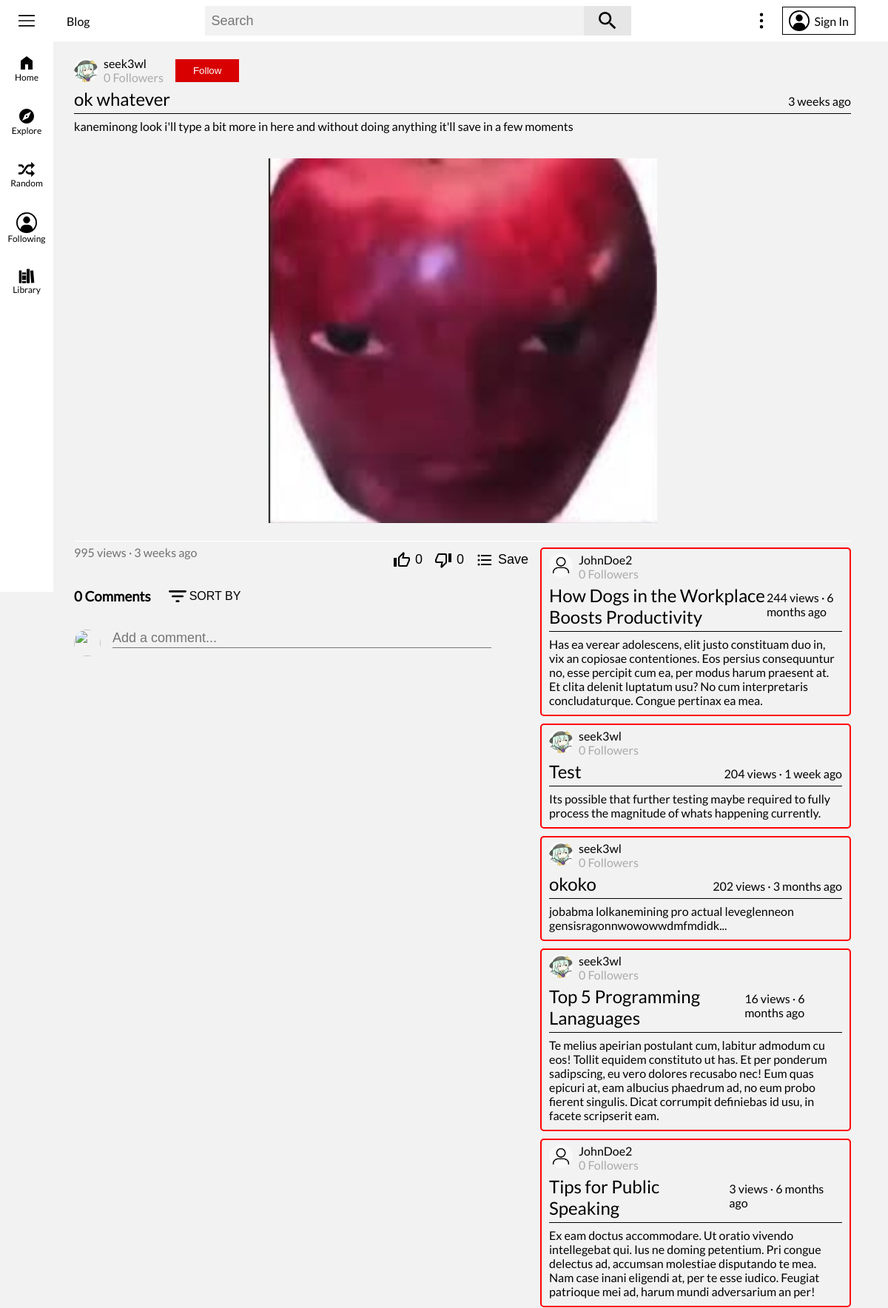
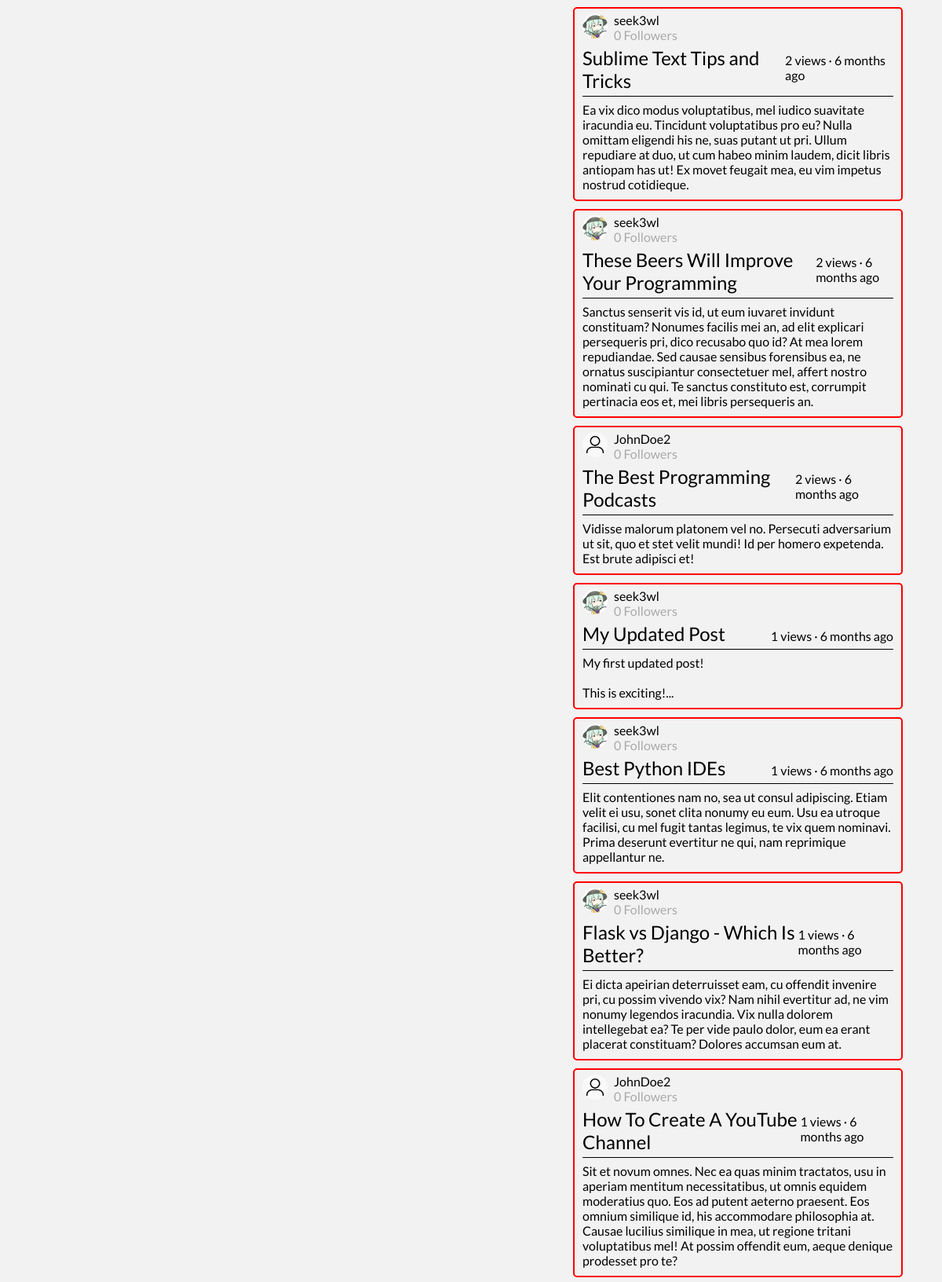
Screenshot of /post/26 (upper part) with the database file from the repository (2 pictures, top to bottom).
### flaskblog/models.py (models this page shows, shortened)
class User(db.Model, UserMixin):
	id = db.Column(db.Integer, primary_key=True)
	username = db.Column(db.String(16), unique=True, nullable=False)
	email = db.Column(db.String(120), unique=True, nullable=False)
	image_file = db.Column(db.String(20), nullable=False, default='default.png')
	banner_image = db.Column(db.String(20), nullable=False, default='default_banner.jpg')
	description = db.Column(db.String(120), nullable=True)
	password = db.Column(db.String(60), nullable=False)
	security_question = db.Column(db.String(120), nullable=True)
	security_question_answer = db.Column(db.String(120), nullable=True)
	date_joined = db.Column(db.DateTime, default=datetime.utcnow, nullable=False)
	following = db.relationship('User', secondary=user_user_follow,
								primaryjoin=id == user_user_follow.c.follower_user_id,
								secondaryjoin=id == user_user_follow.c.following_user_id,
								backref='followers')
	media_uploads = db.relationship('Media', backref='uploader', lazy=True)
	posts_cached = db.relationship('PostCache', backref='cache_author', lazy=True)
	posts = db.relationship('Post', backref='author', lazy=True)
	posts_viewed = db.relationship('Post', secondary=user_post_view, backref='viewers')
	posts_liked = db.relationship('Post', secondary=user_post_like, backref='post_likers')
	posts_disliked = db.relationship('Post', secondary=user_post_dislike, backref='post_dislikers')
	featured_post_id = db.Column(db.Integer, nullable=True)
	comments = db.relationship('Comment', backref='author', lazy=True)
	comments_liked = db.relationship('Comment', secondary=user_comment_like, backref='comment_likers')
	comments_disliked = db.relationship('Comment', secondary=user_comment_dislike, backref='comment_dislikers')
	collections = db.relationship('Collection', backref='author', lazy=True)

class Post(db.Model):
	id = db.Column(db.Integer, primary_key=True)
	user_id = db.Column(db.Integer, db.ForeignKey('user.id'), nullable=False)
	title = db.Column(db.String(120), nullable=False)
	description = db.Column(db.Text, nullable=True)
	date_posted = db.Column(db.DateTime, nullable=False, default=datetime.utcnow)
	content = db.Column(db.Text, nullable=False)
	views = db.Column(db.Integer, nullable=False, default=0)
	likes = db.Column(db.Integer, nullable=False, default=0)
	comments = db.relationship('Comment', backref='parent', lazy=True)
	tags = db.relationship('Tag', secondary=post_tag_cat, backref='posts_tagged')
	def date_posted_ago(self):
		date_posted = getattr(self, 'date_posted')
		return get_duration(date_posted)
	def collections_apart_of(self):
		collections_apart_of_list = []
		if current_user.is_authenticated:
			for collection in current_user.collections:
				if self in collection.posts:
					collections_apart_of_list.append(collection.id)
		return collections_apart_of_list

### flaskblog/posts/routes.py (the view, shortened to what this page needs)
@posts.route("/post/<int:post_id>", methods=["GET", "POST"])
def post(post_id):
	post = Post.query.get_or_404(post_id)
	if request.method == "GET":
		comments = Comment.query.filter_by(post_id=post_id).order_by(Comment.date_posted.desc())
		post_comment_form = CommentForm()
		comment_comment_form = CommentForm()
		post_liked_status = 'undefined'
		post_splinted = re.split('{{|}}', post.content)
		for i, splint in enumerate(post_splinted):
			if splint == '':
				post_splinted.pop(i)
		post.views += 1
		db.session.commit()
		recommended_posts = Post.query.filter(Post.id != post_id).order_by(Post.views.desc()).limit(50).all()
		limit_content = {}
		for recommended_post in recommended_posts:
			splinted = re.split('{{|}}', recommended_post.content)
			for i, splint in enumerate(splinted):
				if splint == '':
					splinted.pop(i)
				elif '*/#|>' in splint:
					splinted.pop(i)
			if len(splinted[0].split()) > 17:
				limit_content[recommended_post.id] = splinted[0].split('\n')[0]
			else:
				limit_content[recommended_post.id] = splinted[0] + '...'
		list_arg = request.args.get("list")
		collection = None
		return render_template("post.html", title=post.title, post=post, post_splinted=post_splinted, comments=comments,
							   post_comment_form=post_comment_form, comment_comment_form=comment_comment_form,
							   post_liked_status=post_liked_status, recommended_posts=recommended_posts,
							   list_arg=list_arg, collection=collection, limit_content=limit_content)

### flaskblog/templates/post.html (shortened to what this page needs)
{% extends "base.html" %}
{% block body %}
	<div id="main-body">
		<article id="post-container" data-id="{{ post.id }}">
			<div id="post-header">
				<div class="post-header">
					<a href="{{ url_for('users.user_page', username=post.author.username) }}">
						<img class="post-user-img" height="32px" width="32px" draggable="false" src="{{ url_for('static', filename='images/profile_pics/' + post.author.image_file) }}">
					</a>
					<div class="post-header-info">
						<a href="{{ url_for('users.user_page', username=post.author.username) }}">
							{{ post.author.username }}
						</a>
						<span id="post-followers-count">{{ post.author.followers|length }} Followers</span>
					</div>
					{% if current_user.is_authenticated %}
						{% if current_user != post.author %}
							{% if is_following(post.author) %}
								<button id="follow-button" class="following-button">Following</button>
							{% else %}
								<button id="follow-button" class="follow-button">Follow</button>
							{% endif %}
						{% endif %}
					{% else %}
						<a href="{{ url_for('users.signin', next=url_for('posts.post', post_id=post.id)) }}">
							<button class="follow-button">Follow</button>
						</a>
					{% endif %}
				</div>
			</div>
			<div class="post-title">
				<span>{{ post.title }}</span>
				{{ post.date_posted_ago() }}
			</div>
			{% for text in post_splinted %}
				{% if is_media(text) == 'Yes' %}
					<img class="inserted-media" style="width: {{ get_media_size(text) }}%;" src="{{ url_for('static', filename=rm_suffix(text)) }}">
				{% else %}
					{% if is_media(text) == 'Empty' %}
						<p></p>
					{% else %}
						<p class="post-content">{{ text }}</p>
					{% endif %}
				{% endif %}
			{% endfor %}
		</article>
		<div id="columns">
			<div id="post-column">
				<div id="post-info-container">
					<span id="post-views">{{ post.views }} views · {{ post.date_posted_ago() }}</span>
					<div id="post-actions-container">
						{% if current_user.is_authenticated %}
							{% if post_liked_status == 'liked' %}
								<button id="post-like">
									<svg xmlns="http://www.w3.org/2000/svg" width="24px" height="24px" preserveAspectRatio="xMidYMid meet" viewBox="0 0 24 24">
										<path fill="currentColor" d="M23 10a2 2 0 0 0-2-2h-6.32l.96-4.57c.02-.1.03-.21.03-.32c0-.41-.17-.79-.44-1.06L14.17 1L7.59 7.58C7.22 7.95 7 8.45 7 9v10a2 2 0 0 0 2 2h9c.83 0 1.54-.5 1.84-1.22l3.02-7.05c.09-.23.14-.47.14-.73v-2M1 21h4V9H1v12Z"/>
									</svg>
									<span>{{ post.post_likers|length }}</span>
								</button>
								<button id="post-dislike">
									<svg xmlns="http://www.w3.org/2000/svg" width="24px" height="24px" preserveAspectRatio="xMidYMid meet" viewBox="0 0 24 24">
										<path fill="currentColor" d="M19 15V3h4v12h-4M15 3a2 2 0 0 1 2 2v10c0 .55-.22 1.05-.59 1.41L9.83 23l-1.06-1.06c-.27-.27-.44-.64-.44-1.06l.03-.31l.95-4.57H3a2 2 0 0 1-2-2v-2c0-.26.05-.5.14-.73l3.02-7.05C4.46 3.5 5.17 3 6 3h9m0 2H5.97L3 12v2h8.78l-1.13 5.32L15 14.97V5Z"/>
									</svg>
									<span>{{ post.post_dislikers|length }}</span>
								</button>
							{% elif post_liked_status == 'disliked' %}
								<button id="post-like">
									<svg xmlns="http://www.w3.org/2000/svg" width="24px" height="24px" preserveAspectRatio="xMidYMid meet" viewBox="0 0 24 24">
										<path fill="currentColor" d="M5 9v12H1V9h4m4 12a2 2 0 0 1-2-2V9c0-.55.22-1.05.59-1.41L14.17 1l1.06 1.06c.27.27.44.64.44 1.05l-.03.32L14.69 8H21a2 2 0 0 1 2 2v2c0 .26-.05.5-.14.73l-3.02 7.05C19.54 20.5 18.83 21 18 21H9m0-2h9.03L21 12v-2h-8.79l1.13-5.32L9 9.03V19Z"/>
									</svg>
									<span>{{ post.post_likers|length }}</span>
								</button>
								<button id="post-dislike">
									<svg xmlns="http://www.w3.org/2000/svg" width="24px" height="24px" preserveAspectRatio="xMidYMid meet" viewBox="0 0 24 24">
										<path fill="currentColor" d="M19 15h4V3h-4m-4 0H6c-.83 0-1.54.5-1.84 1.22l-3.02 7.05c-.09.23-.14.47-.14.73v2a2 2 0 0 0 2 2h6.31l-.95 4.57c-.02.1-.03.2-.03.31c0 .42.17.79.44 1.06L9.83 23l6.58-6.59c.37-.36.59-.86.59-1.41V5a2 2 0 0 0-2-2Z"/>
									</svg>
									<span>{{ post.post_dislikers|length }}</span>
								</button>
							{% else %}
								<button id="post-like">
									<svg xmlns="http://www.w3.org/2000/svg" width="24px" height="24px" preserveAspectRatio="xMidYMid meet" viewBox="0 0 24 24">
										<path fill="currentColor" d="M5 9v12H1V9h4m4 12a2 2 0 0 1-2-2V9c0-.55.22-1.05.59-1.41L14.17 1l1.06 1.06c.27.27.44.64.44 1.05l-.03.32L14.69 8H21a2 2 0 0 1 2 2v2c0 .26-.05.5-.14.73l-3.02 7.05C19.54 20.5 18.83 21 18 21H9m0-2h9.03L21 12v-2h-8.79l1.13-5.32L9 9.03V19Z"/>
									</svg>
									<span>{{ post.post_likers|length }}</span>
								</button>
								<button id="post-dislike">
									<svg xmlns="http://www.w3.org/2000/svg" width="24px" height="24px" preserveAspectRatio="xMidYMid meet" viewBox="0 0 24 24">
										<path fill="currentColor" d="M19 15V3h4v12h-4M15 3a2 2 0 0 1 2 2v10c0 .55-.22 1.05-.59 1.41L9.83 23l-1.06-1.06c-.27-.27-.44-.64-.44-1.06l.03-.31l.95-4.57H3a2 2 0 0 1-2-2v-2c0-.26.05-.5.14-.73l3.02-7.05C4.46 3.5 5.17 3 6 3h9m0 2H5.97L3 12v2h8.78l-1.13 5.32L15 14.97V5Z"/>
									</svg>
									<span>{{ post.post_dislikers|length }}</span>
								</button>
							{% endif %}
							<button id="post-save-opener">
								<svg xmlns="http://www.w3.org/2000/svg" width="24px" height="24px" preserveAspectRatio="xMidYMid meet" viewBox="0 0 24 24">
									<path fill="currentColor" d="M7 5h14v2H7V5m0 8v-2h14v2H7M4 4.5A1.5 1.5 0 0 1 5.5 6A1.5 1.5 0 0 1 4 7.5A1.5 1.5 0 0 1 2.5 6A1.5 1.5 0 0 1 4 4.5m0 6A1.5 1.5 0 0 1 5.5 12A1.5 1.5 0 0 1 4 13.5A1.5 1.5 0 0 1 2.5 12A1.5 1.5 0 0 1 4 10.5M7 19v-2h14v2H7m-3-2.5A1.5 1.5 0 0 1 5.5 18A1.5 1.5 0 0 1 4 19.5A1.5 1.5 0 0 1 2.5 18A1.5 1.5 0 0 1 4 16.5Z"/>
								</svg>
								<span>Save</span>
							</button>
						{% else %}
							<button onclick="redirect(`{{ url_for('users.signin', next=url_for('posts.post', post_id=post.id)) }}`)">
								<span>{{ post.post_likers|length }}</span>
							</button>
							<button onclick="redirect(`{{ url_for('users.signin', next=url_for('posts.post', post_id=post.id)) }}`)">
								<span>{{ post.post_dislikers|length }}</span>
							</button>
							<button onclick="redirect(`{{ url_for('users.signin', next=url_for('posts.post', post_id=post.id)) }}`)">
								<span>Save</span>
							</button>
						{% endif %}
					</div>
				</div>
				<div id="comment-section-container">
					<div id="comment-section-header">
						<h3>{{ comments.count() }} Comments</h3>
						<div id="sort-comments-container">
							<button id="sort-comments-button">
								<span>SORT BY</span>
							</button>
						</div>
					</div>
					<div id="comment-section">
						<div id="comment-create">
							<img class="comment-account-img" height="36px" width="36px" draggable="false" src="{{ image_file }}">
							<form id="comment-create-form" method="POST" action="{{ url_for('posts.post', post_id=post.id, action='comment') }}">
								{% if current_user.is_authenticated %}
									{{ post_comment_form.content(class="comment-input", placeholder="Add a comment...") }}
									<div id="comment-create-options" style="display: none;">
										<button id="comment-create-cancel-button" type="button">Cancel</button>
										<button id="comment-create-comment-button" type="submit">Comment</button>
									</div>
								{% else %}
									<input class="comment-input" onclick="redirect(`{{ url_for('users.signin', next=url_for('posts.post', post_id=post.id)) }}`)" placeholder="Add a comment...">
								{% endif %}
							</form>
						</div>
					</div>
				</div>
			</div>
			<div id="recommended-posts">
				{% for post in recommended_posts %}
					{{ macros.minimized_post(current_user, post, limit_content) }}
				{% endfor %}
			</div>
		</div>
	</div>
{% endblock %}

### flaskblog/templates/base.html (shortened to what this page needs)
<!DOCTYPE html>
<html lang="en">
<head>
	<link rel="stylesheet" type="text/css" href="{{ url_for('static', filename='main.css') }}">
	{% import "/macros/macros.html" as macros without context %}
</head>
<body>
	<header>
		<nav class="top-nav">
			<div class="nav-left">
				<div class="side-menu-container">
					<button id="side-menu-button">
						<svg xmlns="http://www.w3.org/2000/svg" width="36px" height="36px" preserveAspectRatio="xMidYMid meet" viewBox="0 0 21 21"><path fill="none" stroke="currentColor" stroke-linecap="round" stroke-linejoin="round" d="M4.5 6.5h12m-12.002 4h11.997M4.5 14.5h11.995"/></svg>
					</button>
				</div>
				<a href="{{ url_for('main.home') }}" title="Blog">Blog</a>
			</div>
			<form id="search-container" method="POST" action="{{ url_for('main.search') }}">
				{{ search_form.search_field(id="search-input", value=searched, placeholder="Search") }}
				<button id="search-button" type="submit">
				</button>
			</form>
			<div class="nav-right">
				{% if current_user.is_authenticated %}
					{% if has_post_cache %}
						<a href="{{ url_for('posts.post_caches') }}" title="Create Post">Create Post</a>
					{% else %}
						<a href="{{ url_for('posts.new_post') }}" title="Create Post">Create Post</a>
					{% endif %}
					<div class="dropdown-container">
						<button id="profile-img">
							<img height="32px" width="32px" draggable="false" src="{{ image_file }}"/>
						</button>
						<div id="profile-menu" class="dropdown-menu" style="display: none;">
							<label class="switch" for="theme-switch" title="Theme">
								<input id="theme-switch" type="checkbox">
								<div class="slider round"></div>
							</label>
							<a href="{{ url_for('users.user_page', username=current_user.username) }}" title="Account">Account</a>
							<a href="{{ url_for('settings.account') }}" title="Settings">Settings</a>
							<a href="{{ url_for('users.logout') }}">Logout</a>
						</div>
					</div>
				{% else %}
					<div class="dropdown-container-center">
						<button id="kebab-img">
						</button>
					</div>
					<a class="sign-in-button" href="{{ url_for('users.signin') }}" title="Sign In">
						Sign In
					</a>
				{% endif %}
			</div>
		</nav>
		<nav class="left-nav">
			<a href="{{ url_for('main.home') }}" title="Home">
				<svg xmlns="http://www.w3.org/2000/svg" width="24px" height="24px" preserveAspectRatio="xMidYMid meet" viewBox="0 0 24 24">
					<path fill="currentColor" d="M4 21V9l8-6l8 6v12h-6v-7h-4v7Z"/>
				</svg>
				Home
			</a>
			<a href="{{ url_for('main.explore') }}" title="Explore">
				Explore
			</a>
			<a href="{{ url_for('main.random') }}" title="Random">
				Random
			</a>
			<a href="{{ url_for('main.following') }}" title="Following">
				Following
			</a>
			<a href="{{ url_for('main.library') }}" title="Library">
				Library
			</a>
		</nav>
	</header>
	<main role="main">
		{% block body %}
		{% endblock %}
	</main>
</body>
</html>

### flaskblog/templates/macros/macros.html (shortened to what this page needs)
{% macro minimized_post(current_user, post, limit_content) %}
	<article class="post-container" data-id="{{ post.id }}" data-collections="{{ post.collections_apart_of() }}">
		<div class="post-header">
			<div class="post-author">
				<a href="{{ url_for('users.user_page', username=post.author.username) }}">
					<img class="post-user-img" height="32" width="32" draggable="false" src="{{ url_for('static', filename='images/profile_pics/' + post.author.image_file) }}">
				</a>
				<div class="post-header-info">
					<a href="{{ url_for('users.user_page', username=post.author.username) }}">
						{{ post.author.username }}
					</a>
					<span>{{ post.author.followers|length }} Followers</span>
				</div>
			</div>
		</div>
		<div class="post-title">
			<a href="{{ url_for('posts.post', post_id=post.id) }}">{{ post.title }}</a>
			{{ post.views }} views · {{ post.date_posted_ago() }}
		</div>
		<p class="post-content">{{ limit_content[post.id] }}</p>
	</article>
{% endmacro %}

### rows the page displays
User: image_file (picture), author.username "seek3wl"
Post: title "ok whatever", date_posted_ago "3 weeks ago", views "995"
Post: image_file (placeholder picture), author.username "JohnDoe2", author.followers|length "0", title "How Dogs in the Workplace Boosts Productivity", views "244", date_posted_ago "6 months ago", limit_content "Has ea verear adolescens, elit justo constituam duo in, vix an copiosae contentiones. Eos persius consequuntur no, esse percipit cum ea, per modus harum praesent at. Et clita delenit luptatum usu? No cum interpretaris concludaturque. Congue pertinax ea mea."
Post: image_file (picture), author.username "seek3wl", author.followers|length "0", title "Test", views "204", date_posted_ago "1 week ago", limit_content "Its possible that further testing maybe required to fully process the magnitude of whats happening currently."
Post: image_file (picture), author.username "seek3wl", author.followers|length "0", title "okoko", views "202", date_posted_ago "3 months ago", limit_content "jobabma lolkanemining pro actual leveglenneon gensisragonnwowowwdmfmdidk..."
Post: image_file (picture), author.username "seek3wl", author.followers|length "0", title "Top 5 Programming Lanaguages", views "16", date_posted_ago "6 months ago", limit_content "Te melius apeirian postulant cum, labitur admodum cu eos! Tollit equidem constituto ut has. Et per ponderum sadipscing, eu vero dolores recusabo nec! Eum quas epicuri at, eam albucius phaedrum ad, no eum probo fierent singulis. Dicat corrumpit definiebas id usu, in facete scripserit eam."
Post: image_file (placeholder picture), author.username "JohnDoe2", author.followers|length "0", title "Tips for Public Speaking", views "3", date_posted_ago "6 months ago", limit_content "Ex eam doctus accommodare. Ut oratio vivendo intellegebat qui. Ius ne doming petentium. Pri congue delectus ad, accumsan molestiae disputando te mea. Nam case inani eligendi at, per te esse iudico. Feugiat patrioque mei ad, harum mundi adversarium an per!"
Post: image_file (picture), author.username "seek3wl", author.followers|length "0", title "Sublime Text Tips and Tricks", views "2", date_posted_ago "6 months ago", limit_content "Ea vix dico modus voluptatibus, mel iudico suavitate iracundia eu. Tincidunt voluptatibus pro eu? Nulla omittam eligendi his ne, suas putant ut pri. Ullum repudiare at duo, ut cum habeo minim laudem, dicit libris antiopam has ut! Ex movet feugait mea, eu vim impetus nostrud cotidieque."
Post: image_file (picture), author.username "seek3wl", author.followers|length "0", title "These Beers Will Improve Your Programming", views "2", date_posted_ago "6 months ago", limit_content "Sanctus senserit vis id, ut eum iuvaret invidunt constituam? Nonumes facilis mei an, ad elit explicari persequeris pri, dico recusabo quo id? At mea lorem repudiandae. Sed causae sensibus forensibus ea, ne ornatus suscipiantur consectetuer mel, affert nostro nominati cu qui. Te sanctus constituto est, corrumpit pertinacia eos et, mei libris persequeris an."
Post: image_file (placeholder picture), author.username "JohnDoe2", author.followers|length "0", title "The Best Programming Podcasts", views "2", date_posted_ago "6 months ago", limit_content "Vidisse malorum platonem vel no. Persecuti adversarium ut sit, quo et stet velit mundi! Id per homero expetenda. Est brute adipisci et!"
Post: image_file (picture), author.username "seek3wl", author.followers|length "0", title "My Updated Post", views "1", date_posted_ago "6 months ago", limit_content "My first updated post! This is exciting!..."
Post: image_file (picture), author.username "seek3wl", author.followers|length "0", title "Best Python IDEs", views "1", date_posted_ago "6 months ago", content "Elit contentiones nam no, sea ut consul adipiscing. Etiam velit ei usu, sonet clita nonumy eu eum. Usu ea utroque facilisi, cu mel fugit tantas legimus, te vix quem nominavi. Prima deserunt evertitur ne qui, nam reprimique appellantur ne."
Post: image_file (picture), author.username "seek3wl", author.followers|length "0", title "Flask vs Django - Which Is Better?", views "1", date_posted_ago "6 months ago", limit_content "Ei dicta apeirian deterruisset eam, cu offendit invenire pri, cu possim vivendo vix? Nam nihil evertitur ad, ne vim nonumy legendos iracundia. Vix nulla dolorem intellegebat ea? Te per vide paulo dolor, eum ea erant placerat constituam? Dolores accumsan eum at."
Post: image_file (placeholder picture), author.username "JohnDoe2", author.followers|length "0", title "How To Create A YouTube Channel", views "1", date_posted_ago "6 months ago", limit_content "Sit et novum omnes. Nec ea quas minim tractatos, usu in aperiam mentitum necessitatibus, ut omnis equidem moderatius quo. Eos ad putent aeterno praesent. Eos omnium similique id, his accommodare philosophia at. Causae lucilius similique in mea, ut regione tritani voluptatibus mel! At possim offendit eum, aeque denique prodesset pro te?"

### other values shown
{{ post.author.followers|length }} "0"
{{ text }} "kaneminong look i'll type a bit more in here and without doing anything it'll save in a few moments"
{{ post.post_likers|length }} "0"
{{ post.post_dislikers|length }} "0"
{{ comments.count() }} "0"
